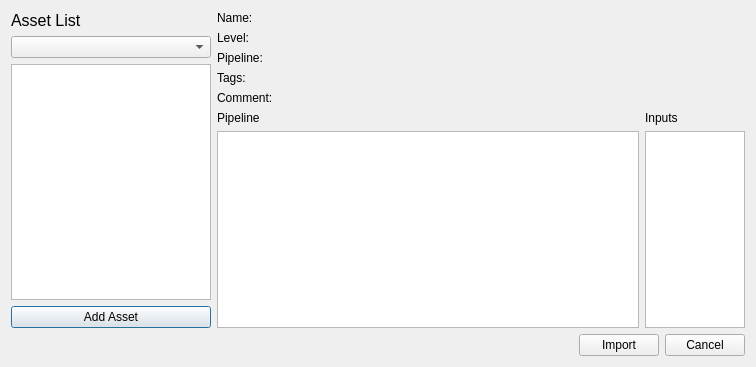
<?xml version="1.0" encoding="UTF-8"?>
<ui version="4.0">
 <class>import_Wizard</class>
 <widget class="QDialog" name="import_Wizard">
  <property name="geometry">
   <rect>
    <x>0</x>
    <y>0</y>
    <width>756</width>
    <height>367</height>
   </rect>
  </property>
  <property name="windowTitle">
   <string>Dialog</string>
  </property>
  <layout class="QVBoxLayout" name="verticalLayout_2">
   <item>
    <layout class="QHBoxLayout" name="main_layout">
     <property name="topMargin">
      <number>0</number>
     </property>
     <item>
      <layout class="QVBoxLayout" name="asset_list_layout">
       <item>
        <widget class="QLabel" name="asset_list_label">
         <property name="font">
          <font>
           <pointsize>12</pointsize>
          </font>
         </property>
         <property name="text">
          <string>Asset List</string>
         </property>
        </widget>
       </item>
       <item>
        <widget class="QComboBox" name="level_combobox"/>
       </item>
       <item>
        <widget class="QListWidget" name="asset_list">
         <property name="sizePolicy">
          <sizepolicy hsizetype="Fixed" vsizetype="Expanding">
           <horstretch>0</horstretch>
           <verstretch>0</verstretch>
          </sizepolicy>
         </property>
         <property name="maximumSize">
          <size>
           <width>200</width>
           <height>20000</height>
          </size>
         </property>
        </widget>
       </item>
       <item>
        <layout class="QHBoxLayout" name="asset_list_buttons_layout">
         <property name="topMargin">
          <number>0</number>
         </property>
         <item>
          <widget class="QPushButton" name="add_asset_button">
           <property name="sizePolicy">
            <sizepolicy hsizetype="Fixed" vsizetype="Fixed">
             <horstretch>0</horstretch>
             <verstretch>0</verstretch>
            </sizepolicy>
           </property>
           <property name="maximumSize">
            <size>
             <width>200</width>
             <height>16777215</height>
            </size>
           </property>
           <property name="text">
            <string>Add Asset</string>
           </property>
          </widget>
         </item>
        </layout>
       </item>
      </layout>
     </item>
     <item>
      <layout class="QVBoxLayout" name="asset_details_pipeline_layout">
       <property name="leftMargin">
        <number>0</number>
       </property>
       <item>
        <layout class="QHBoxLayout" name="asset_details_spacer_layout">
         <property name="rightMargin">
          <number>0</number>
         </property>
         <item>
          <layout class="QFormLayout" name="asset_details_layout">
           <property name="leftMargin">
            <number>0</number>
           </property>
           <item row="0" column="0">
            <widget class="QLabel" name="asset_name_d_label">
             <property name="text">
              <string>Name:</string>
             </property>
            </widget>
           </item>
           <item row="0" column="1">
            <widget class="QLabel" name="asset_name_label">
             <property name="text">
              <string/>
             </property>
            </widget>
           </item>
           <item row="1" column="0">
            <widget class="QLabel" name="asset_level_d_label">
             <property name="text">
              <string>Level:</string>
             </property>
            </widget>
           </item>
           <item row="1" column="1">
            <widget class="QLabel" name="asset_level_label">
             <property name="text">
              <string/>
             </property>
            </widget>
           </item>
           <item row="2" column="0">
            <widget class="QLabel" name="asset_pipeline_d_label">
             <property name="text">
              <string>Pipeline:</string>
             </property>
            </widget>
           </item>
           <item row="2" column="1">
            <widget class="QLabel" name="asset_pipeline_label">
             <property name="text">
              <string/>
             </property>
            </widget>
           </item>
           <item row="3" column="0">
            <widget class="QLabel" name="asset_tags_d_label">
             <property name="text">
              <string>Tags:</string>
             </property>
            </widget>
           </item>
           <item row="3" column="1">
            <widget class="QLabel" name="asset_tags_label">
             <property name="text">
              <string/>
             </property>
            </widget>
           </item>
           <item row="4" column="0">
            <widget class="QLabel" name="asset_comment_d_label">
             <property name="text">
              <string>Comment:</string>
             </property>
            </widget>
           </item>
           <item row="4" column="1">
            <widget class="QLabel" name="asset_comment_label">
             <property name="text">
              <string/>
             </property>
            </widget>
           </item>
          </layout>
         </item>
         <item>
          <spacer name="horizontalSpacer">
           <property name="orientation">
            <enum>Qt::Horizontal</enum>
           </property>
           <property name="sizeHint" stdset="0">
            <size>
             <width>40</width>
             <height>20</height>
            </size>
           </property>
          </spacer>
         </item>
        </layout>
       </item>
       <item>
        <layout class="QHBoxLayout" name="pipeline_outputs_layout">
         <property name="topMargin">
          <number>0</number>
         </property>
         <property name="rightMargin">
          <number>0</number>
         </property>
         <item>
          <layout class="QVBoxLayout" name="pipeline_layout">
           <property name="topMargin">
            <number>0</number>
           </property>
           <item>
            <widget class="QLabel" name="pipeline_label">
             <property name="text">
              <string>Pipeline</string>
             </property>
            </widget>
           </item>
           <item>
            <widget class="QListWidget" name="pipeline_list">
             <property name="flow">
              <enum>QListView::LeftToRight</enum>
             </property>
            </widget>
           </item>
          </layout>
         </item>
         <item>
          <layout class="QVBoxLayout" name="verticalLayout">
           <property name="leftMargin">
            <number>0</number>
           </property>
           <item>
            <widget class="QLabel" name="inputs_label">
             <property name="text">
              <string>Inputs</string>
             </property>
            </widget>
           </item>
           <item>
            <widget class="QListWidget" name="inputs_list">
             <property name="sizePolicy">
              <sizepolicy hsizetype="Fixed" vsizetype="Expanding">
               <horstretch>0</horstretch>
               <verstretch>0</verstretch>
              </sizepolicy>
             </property>
             <property name="maximumSize">
              <size>
               <width>100</width>
               <height>16777215</height>
              </size>
             </property>
             <property name="selectionMode">
              <enum>QAbstractItemView::NoSelection</enum>
             </property>
            </widget>
           </item>
          </layout>
         </item>
        </layout>
       </item>
      </layout>
     </item>
    </layout>
   </item>
   <item>
    <layout class="QHBoxLayout" name="horizontalLayout_4">
     <property name="topMargin">
      <number>0</number>
     </property>
     <item>
      <spacer name="horizontalSpacer_2">
       <property name="orientation">
        <enum>Qt::Horizontal</enum>
       </property>
       <property name="sizeHint" stdset="0">
        <size>
         <width>40</width>
         <height>20</height>
        </size>
       </property>
      </spacer>
     </item>
     <item>
      <widget class="QPushButton" name="import_button">
       <property name="text">
        <string>Import</string>
       </property>
      </widget>
     </item>
     <item>
      <widget class="QPushButton" name="cancel_Button">
       <property name="text">
        <string>Cancel</string>
       </property>
      </widget>
     </item>
    </layout>
   </item>
  </layout>
 </widget>
 <resources/>
 <connections>
  <connection>
   <sender>cancel_Button</sender>
   <signal>clicked()</signal>
   <receiver>import_Wizard</receiver>
   <slot>reject()</slot>
   <hints>
    <hint type="sourcelabel">
     <x>527</x>
     <y>353</y>
    </hint>
    <hint type="destinationlabel">
     <x>287</x>
     <y>187</y>
    </hint>
   </hints>
  </connection>
 </connections>
</ui>
